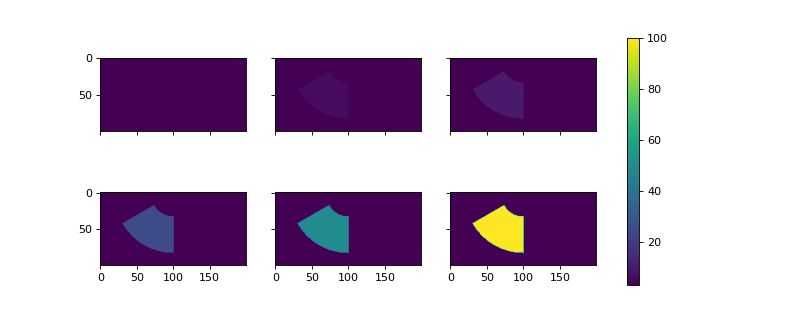

This figure's Python source:
from matplotlib.colors import Normalize

fig, ax = plt.subplots(2, 3, sharex=True, sharey=True, figsize=(10, 4))
norm = Normalize(vmin=3, vmax=100)

for i, job in enumerate(pp.job_list):
    # first convert the field to a rate
    subsidence_rate_field = (job.deltamodel.sigma / job.deltamodel.dt)

    # now convert to mm/yr
    subsidence_rate_field = (subsidence_rate_field * 1000 *
        pyDeltaRCM.shared_tools._scale_factor(If=0.019, units='years'))

    # and display
    im = ax.flat[i].imshow(subsidence_rate_field, norm=norm)

fig.colorbar(im, ax=ax.ravel().tolist())
plt.show()
